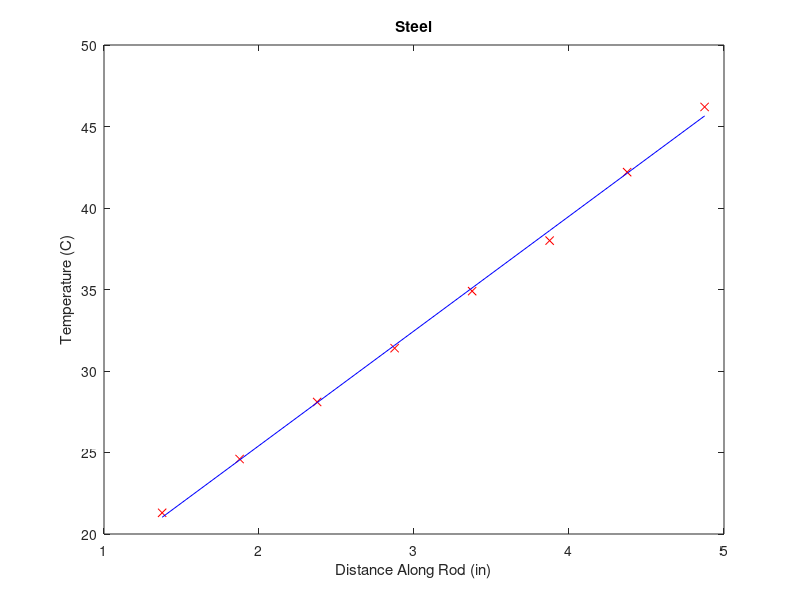
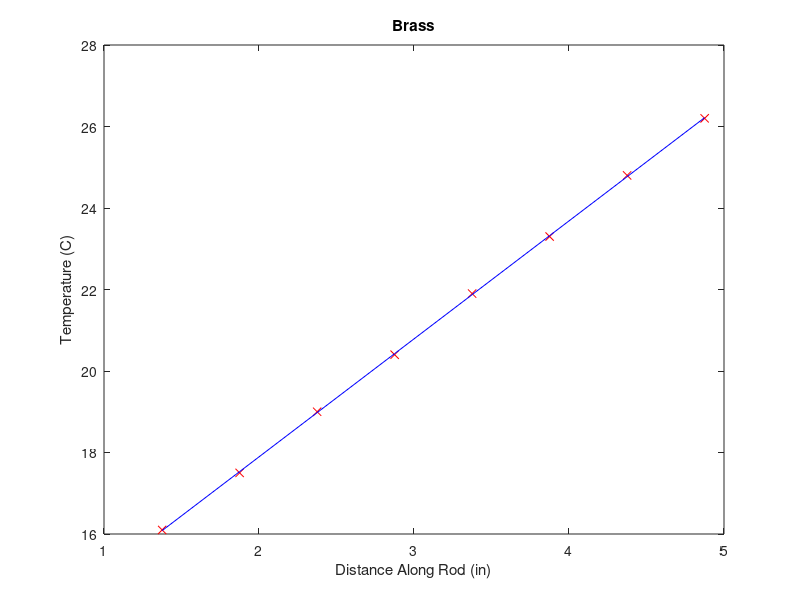
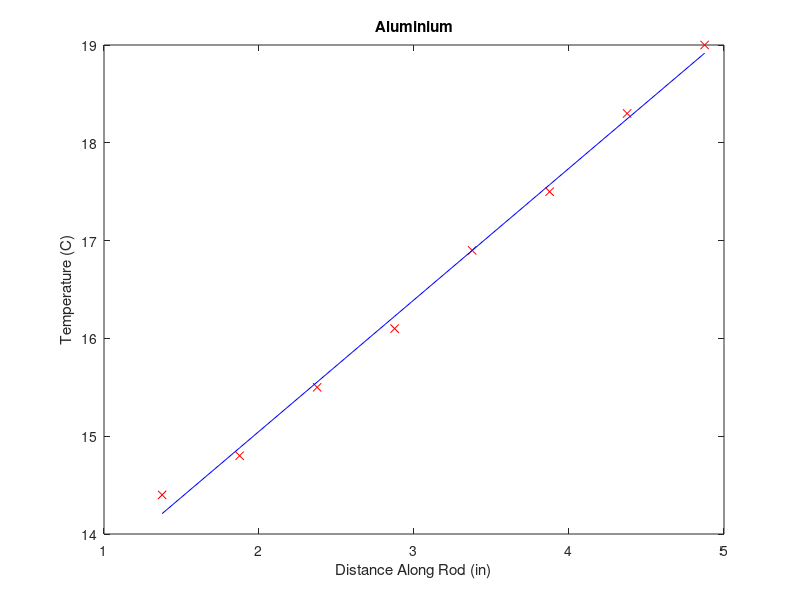

Write the MATLAB code that produced these figures, in order.
clear
clc 
close all

%% H_exp
th1 = 1 + (3/8);  %inches 
             
alpha = 4.8 * 10^-5;

T_St = [ 21.3 24.6 28.1 31.4 34.9 38.0 42.2 46.2];
T_Br = [ 16.1 17.5 19.0 20.4 21.9 23.3 24.8 26.2];
T_Al = [ 14.4 14.8 15.5 16.1 16.9 17.5 18.3 19.0];
x =  th1:0.5:th1 +(0.5*7) ;

Temp_St = polyfit(x,T_St,1);
Temp_Br = polyfit(x,T_Br,1);
Temp_Al = polyfit(x,T_Al,1);

H_St = Temp_St(1);
T0_St = Temp_St(2);

H_Br = Temp_Br(1);
T0_Br = Temp_Br(2);

H_Al = Temp_Al(1);
T0_Al = Temp_Al(2);

Tx_St = H_St*x + T0_St;
Tx_Br = H_Br*x + T0_Br;
Tx_Al = H_Al*x + T0_Al;

figure
plot(x,T_St,'rx')
hold on
plot(x,Tx_St,'b-')
xlabel('Distance Along Rod (in)')
ylabel('Temperature (C)')
title('Steel')

figure
plot(x,T_Br,'rx')
hold on
plot(x,Tx_Br,'b-')
xlabel('Distance Along Rod (in)')
ylabel('Temperature (C)')
title('Brass')


figure
plot(x,T_Al,'rx')
hold on
plot(x,Tx_Al,'b-')
xlabel('Distance Along Rod (in)')
ylabel('Temperature (C)')
title('Aluminium')

%% H_analytical





%% Q5
% syms n t 
% n_array = [ 1:10 ];
% t = [1 1000];
% L = x(end) + 1;
% x = L-1;
% L = L*0.0254;
% x = x* 0.0254;
% H = H/0.0254;
% b_n = ((4*H*L)/((2*n-1)*pi)^2)*((pi*(2*n-1))*sin(pi*n) + 2*cos(pi*n));
% 
% u = zeros(length(n_array),length(t));
% 
% for i = 1:length(t)
%     for j = 1:length(n_array)
%   
%        sum = symsum(((-1).^(n) *8*H*L) / (( 2*(n) - 1) .^2 * pi^2).*sin( ((2*(n)-1)*pi)/(2*L)*x ) *exp(- ( ((2*(n)-1)*pi)/(2*L) )^2*alpha * t(i))...
%             ,n,1,j-1);
%         u(j,i) = T_0 + H*x + sum;
%         
%     end 
% end
% 
% figure(2)
% 
% subplot(2,1,1)
% plot(n_array(:),u(:,1),'*-r')
% xlabel('# of Fourier Terms')
% ylabel('T [C]')
% title('t = 1s')
% 
% subplot(2,1,2)
% plot(n_array,u(:,2),'*-r')
% xlabel('# of Fourier Terms')
% ylabel('T [C]')
% title('t = 1000s')
% 
% sgtitle('Temperature Convergence')

